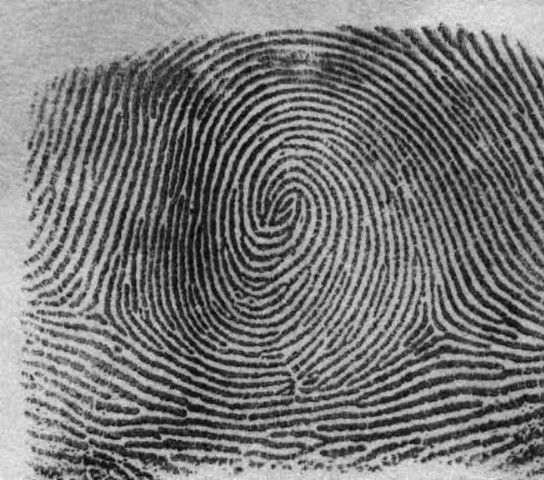
%> input picture EEE8064/Fingerprint/Fingerprint.jpg, 544 x 480 px
$ octave casestudy.m   (GNU Octave 9; MATLAB toolbox functions it lacks are replaced by stand-ins)
%> lines starting %> are read from the running program, lines starting %| are printed output that depends on the picture; in (x1, y1, x2, y2) boxes, pixels count from 0 and x2, y2 are one past the last pixel; in counts of white or black regions, pixels touching at a corner belong together; the program's own positions count from 1
clc; clear all;
% read in the original fingerprint image
fingerprint = im2double(imread('Fingerprint.jpg'));
%> fingerprint: size 480x544 double; min 0, max 0.949, mean 0.469

%% Equalization Step
% get the histogram of the original image
histogram = hist(fingerprint(:),256);
%> histogram = 256 values, max 2403 at index 184, min 0 at index 19, mean 1020
% calculate a mapping that will equalize the image
running_total = cumsum(histogram);
%> running_total = 256 values from 2 to 261120
map = round(255*running_total/(size(fingerprint,1)*size(fingerprint,2)))+1;
%> map = 256 values from 1 to 256
% apply the mapping pixel-by-pixel to original image to get equalized image
 for x = 1:size(fingerprint,1)
    for y = 1:size(fingerprint,2)
        equal_fp(x,y) = map(round(fingerprint(x,y)*255)+1)/255;
    end
 end

%% Segmentation Step
% this is the block size - it is also used in other steps that use a
% block-by_block approach to processing the image for consistentcy
W = 16;
% if a block has less varience in it than the threshold it is discarded
variance_threshold = 0.015;
% empty matrix, ready to store the results of segmentation as a new image
segment_fp = ones(size(equal_fp));
% empty matrix, ready to store whether the block was kept in the new image
blocks = zeros(size(equal_fp)/W);
% Iterate block by block through the image
for x = 1:W:size(equal_fp,1)-W
    for y = 1:W:size(equal_fp,2)-W
        % initialize a count of the variance in this block
        variance = 0;
        % grab the current block and put it in it's own matrix 'block'
        block = equal_fp(x:x+W-1,y:y+W-1);
        % workout the variance on 16x16 block at origin(x,y)
        block_mean = sum(sum(block)')/(W^2);
        % sum up the variances
        for x2 = 1:size(block,1)
            for y2 = 1:size(block,2)
                variance = variance + (block(x2,y2) - block_mean)^2;
            end
        end
        % Normalize the Variance by averaging the sum
        variance = variance / W^2;
        % Only Keep blocks with enough variance, else block left white (1s)
        if variance > variance_threshold
           segment_fp(x:x+W,y:y+W) = equal_fp(x:x+W,y:y+W);
           % mark this block as kept (1) rather than dropped (0)
           blocks(floor(x/W),floor(y/W)) = 1;
        end
    end
end
% keep a record of the current state of the segmentation for display later
segment_unfilled_fp = segment_fp;
% refill blocks that are inside the fingerprint
% uses the included imfill routine, not sure how to do it myself by 'hand'
% this matrix will be used later to keep track of blocks to ignore
mask = imfill(blocks,'holes');
% mark blocks that were dropped originally but are marked keep in the mask
refill_blocks = xor(mask,blocks);
% go through the image block-by block putting back 'undropped' blocks
for x = 1:size(blocks,1)
    for y = 1:size(blocks,2)
        if refill_blocks(x,y) == 1
            segment_fp(x*W:x*W+W,y*W:y*W+W) = equal_fp(x*W:x*W+W,y*W:y*W+W);
        end
    end
end
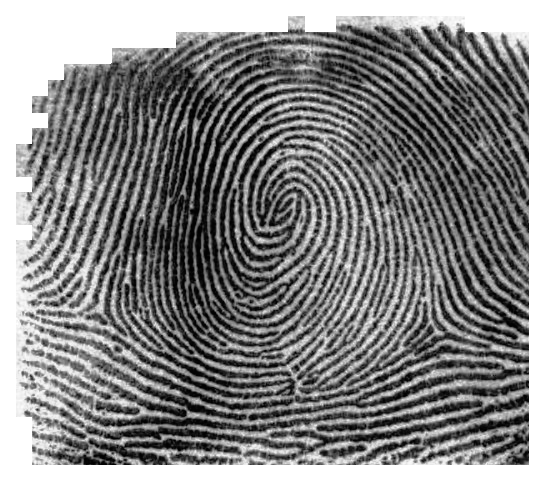
%> segment_fp: size 480x544 double; min 0.00392, max 1, mean 0.518

%% Normalization Step
% calculate current mean and variance and state desired values for these.
u  = mean(mean(segment_fp));
%> u = 0.518
v  = var(segment_fp(:));
%> v = 0.0988
u0 = 0.5;
v0 = 0.23;
dv = v0/v;
%> dv = 2.33
% declare a new empty matrix to store the normalized image
normal_fp = zeros(size(segment_fp));
% iterate through the whole image pixel by pixel
for x = 1:size(segment_fp,1)
    for y = 1:size(segment_fp,2)
        % calculate root-squared difference from the mean for each pixel
        diff = sqrt((segment_fp(x,y)-u)^2 * dv);
        % shift the new pixel value away from the mean of the old image
        if segment_fp(x,y) > u
            normal_fp(x,y) = u0 + diff;
        else
            normal_fp(x,y) = u0 - diff;
        end
        % values cannot be less than 0 or greater than 1, so clip them
        if normal_fp(x,y) > 1
            normal_fp(x,y) = 1;
        end
        if normal_fp(x,y) < 0
            normal_fp(x,y) = 0;
        end
    end
end
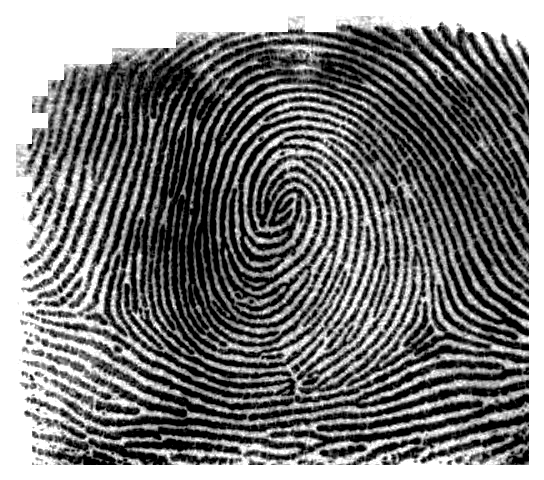
%> normal_fp: size 480x544 double; min 0, max 1, mean 0.485

%% Threshold Step (not really needed)
binary_fp = normal_fp > 0.5;
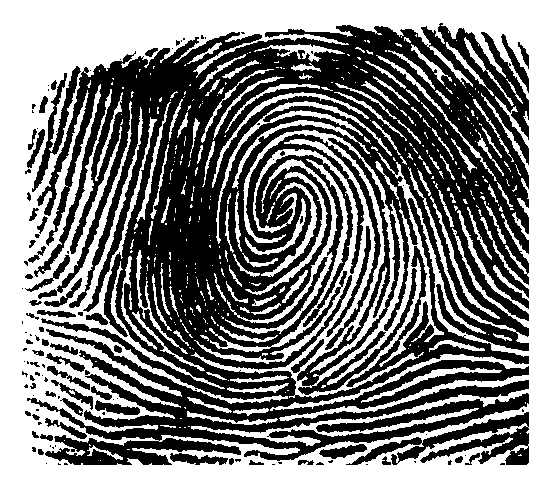
%> binary_fp: size 480x544 logical; 47.9% white; 387 white regions (280 under 20 px), largest, box (x1, y1, x2, y2) and area: (0, 0, 544, 480) 103130, (225, 159, 338, 334) 1858, (216, 101, 392, 244) 1414

%% Sobel Step
% State the sobel filters as matrices
sobel_x = [-1 0 1; -2 0 2; -1 0 1];
sobel_y = [1 2 1; 0 0 0; -1 -2 -1];
% convolve the image with both sobel filters to get gradient
Gx = conv2(normal_fp,sobel_x,'same');
Gy = conv2(normal_fp,sobel_y,'same');
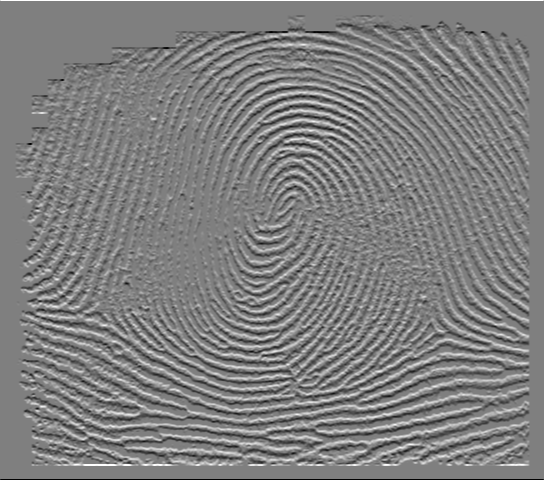
%> Gy: size 480x544 double; min -4, max 4, mean 1.74e-18; drawn with min black and max white

%% Local Ridge Orientation Step
% setup new matrix to store orientation angles
orient = zeros(floor(size(Gx)/W));
% go through the image block by block
for x = 1:W:size(Gx,1)-W
    for y = 1:W:size(Gx,2)-W
        % seperate out the current block from the larger image
        Gx_block = Gx(x:x+W-1,y:y+W-1);
        Gy_block = Gy(x:x+W-1,y:y+W-1);
        % compute the combined gradients
        Gxx = sum(sum((Gx_block^2)));
        Gyy = sum(sum((Gy_block^2)));
        Gxy = sum(sum((Gx_block.*Gy_block)));
        % determine orientation of each block
        orient(floor(x/W)+1,floor(y/W)+1) = (pi+atan2(2*Gxy,Gxx-Gyy))/2;
    end
end

%% Local Ridge Frequency Step
% setup new matrix to store orientation angles
orient = zeros(floor(size(Gx)/W));
% mask out the non-fingerprint areas
orient = and(orient,mask);
% need to look perpendicular to the ridges to find their frequency
perpend_orient = pi/2 + blocks;
% iterate image block-by-block and find ridge frequency
for x = 1:W:size(Gx,1)-W
    for y = 1:W:size(Gx,2)-W
        % grab the current block and put it in it's own matrix 'block'
        block = equal_fp(x:x+W-1,y:y+W-1);
        % grab the calculated across ridge angle for this block
        v = perpend_orient(floor(x/W)+1,floor(y/W)+1);
        vx = cos(v);
        vy = sin(v);
        % [4 lines of commented-out code are left out]
    end
end

%% Plot results - in reverse order, so easier to read through
figure('Name','Ridge Detection');
subplot(2,2,1);imshow(Gx);
subplot(2,2,2);imshow(Gy);

figure('Name','Segmentation & Normalization');
subplot(3,2,1);imshow(segment_unfilled_fp);
subplot(3,2,2);imshow(segment_fp);
subplot(3,2,3);imshow(normal_fp);
subplot(3,2,4);bar(hist(normal_fp(:),256));
xlim([0 256]); ylim([0,3200]);
subplot(3,2,5);imshow(1-(normal_fp));
%> after `imshow(1-(normal_fp))`:
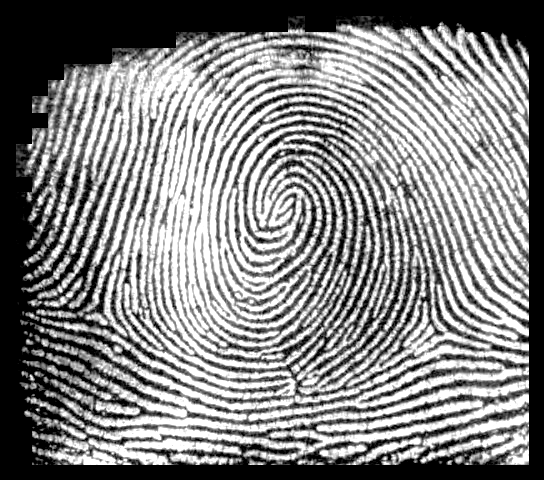
%> displayed picture: size 480x544, on the screen's scale of 0 to 255; min 0, max 255, mean 131.5
subplot(3,2,6);imshow(binary_fp);
%> after `imshow(binary_fp)`:
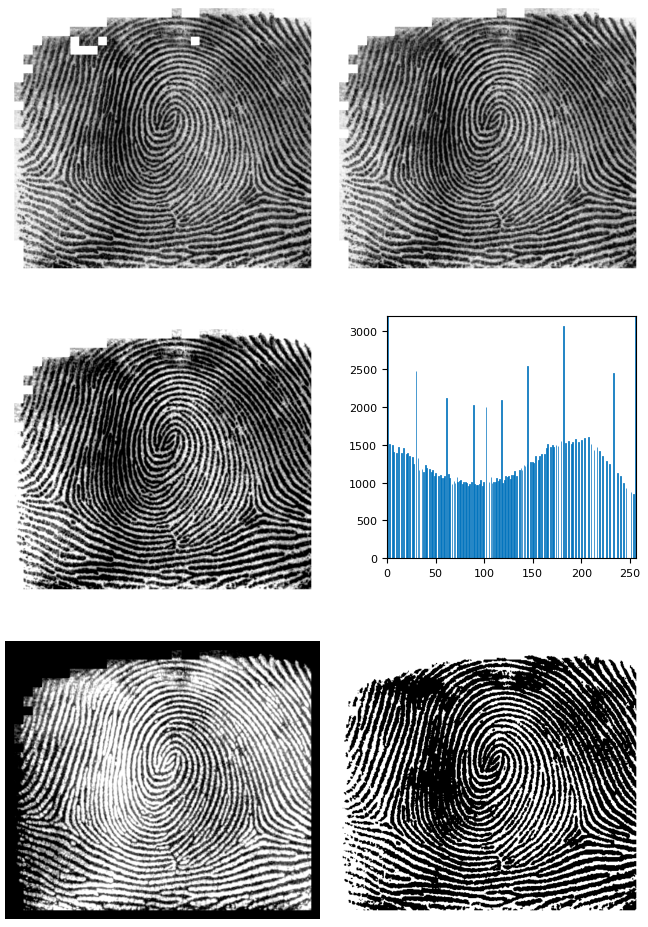
%> figure redrawn from the program's plot data, 6 panels

figure('Name','Equalization Step');
subplot(2,2,1);imshow(fingerprint);
subplot(2,2,2);bar(histogram);
xlim([0 256]);
subplot(2,2,3);imshow(equal_fp);
subplot(2,2,4);bar(hist(equal_fp(:),256));
xlim([0 256]);
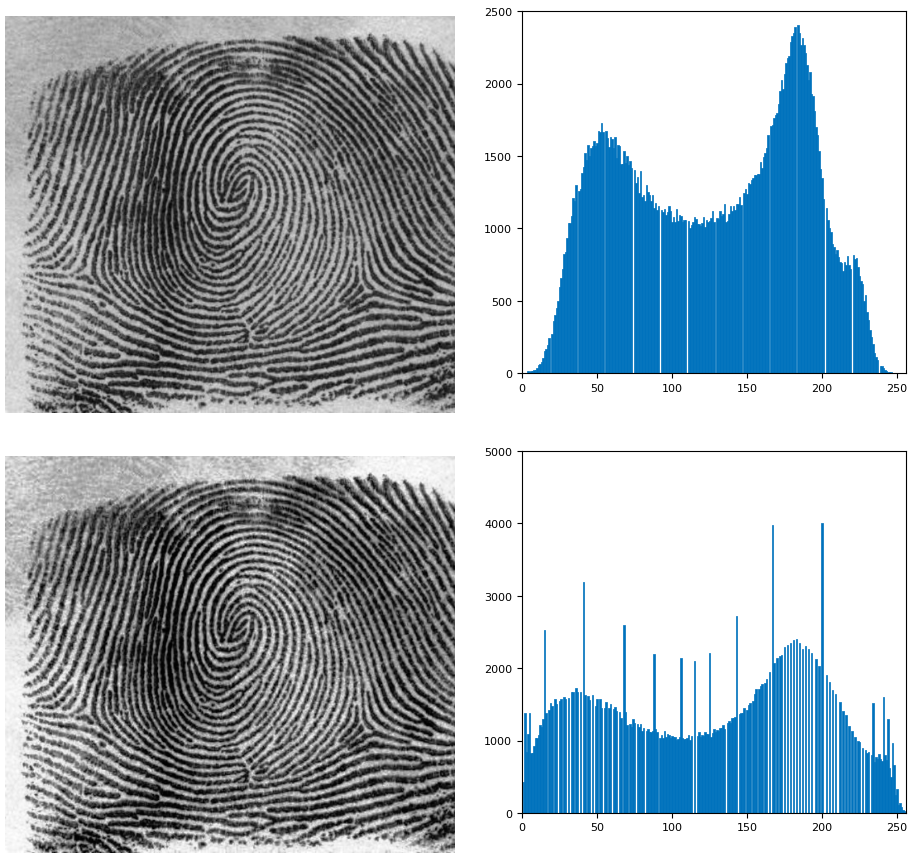
%> figure redrawn from the program's plot data, 4 panels
